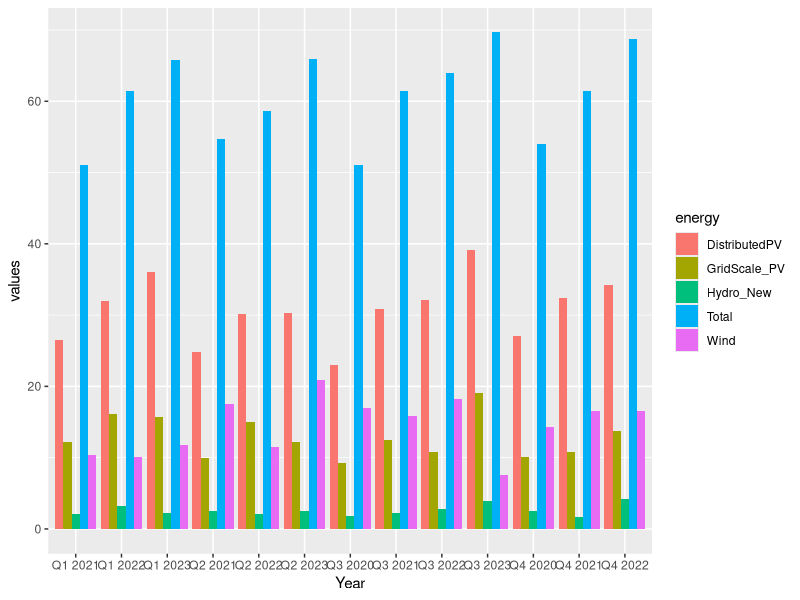

This figure's R source:
## ---- chunk 1
knitr::opts_chunk$set(echo = TRUE)
## ---- chunk 2
library(tidyverse)
NEM_Data <- read_csv("data/NEM_Data.csv")
View(NEM_Data)
## ---- chunk 3
 New_NEM_Data <- NEM_Data %>%
 mutate(GridScale_PV = Grid_Scale_PV - Wind) %>%
 mutate(DistributedPV = Distributed_PV - Grid_Scale_PV) %>%
 mutate(Hydro_New = Hydro - Distributed_PV) %>%
 mutate(Total = Wind + GridScale_PV + DistributedPV + Hydro_New) %>% 
  select(Year, Wind, GridScale_PV, DistributedPV, Hydro_New, Total)
## ---- chunk 4
New_NEM_Data %>% 
  rename(Grid_Scale_PV = GridScale_PV) %>%
  rename(Distributed_PV = DistributedPV) %>%
  rename(Hydro = Hydro_New)
## ---- chunk 5
New_NEM_Data |>
  pivot_longer(
    cols = Wind:Total,
    names_to = "energy",
    values_to = "values") %>%
ggplot(aes(x = Year, y = values, fill = energy)) +
geom_bar(position = "dodge", stat = "identity")

## ---- chunk 6

